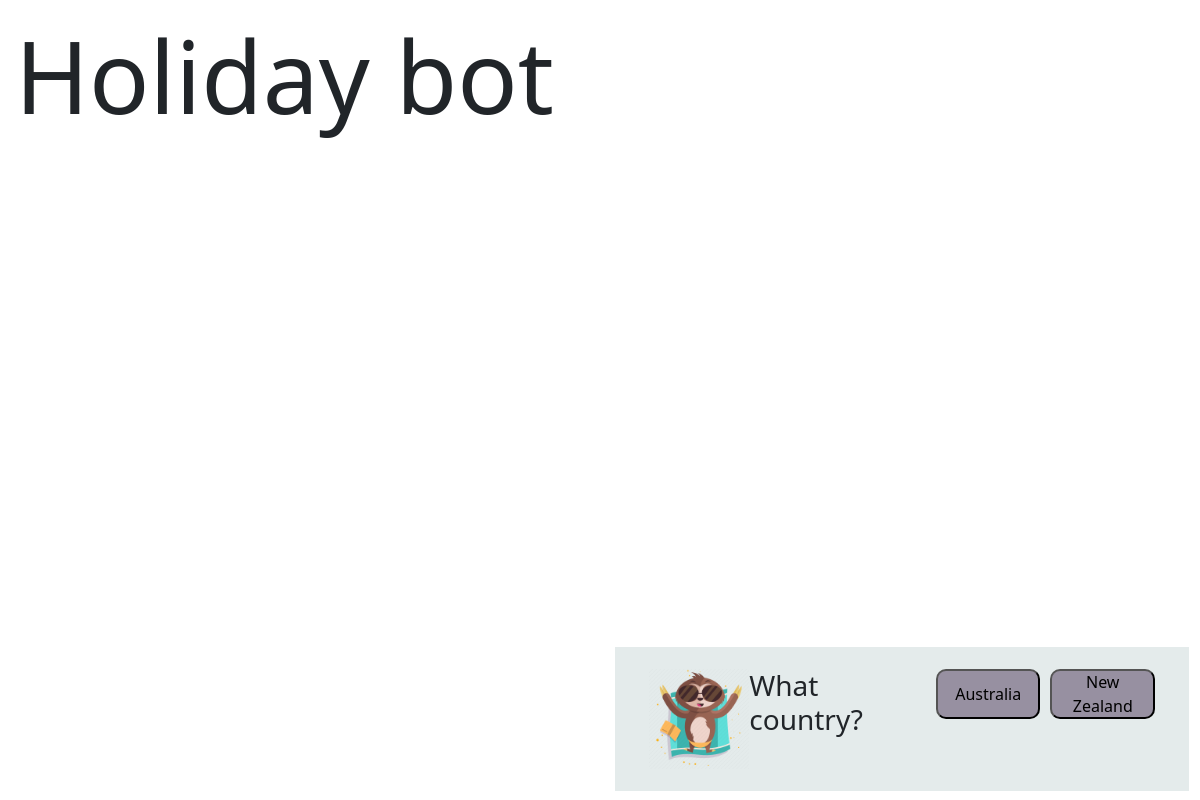
Page /australia/ on the committed database.
### holidays/models.py (models this page shows)
class AustraliaCountries(models.Model):
    ref = models.ManyToManyField(HolidayRef)
    continent = models.ManyToManyField(Continent)
    countries = models.CharField(max_length =100)
    def __str__(self):
        return self.countries

### holidays/views.py (the view)
# urls.py: path('australia/', views.australia, name="australia"),
def australia(request):
    holiday = {"countries": AustraliaCountries.objects.all()}
    return render(request, 'australia.html', holiday)

### holidays/templates/australia.html (shortened to what this page needs)
{% extends 'base.html' %}
{% load static %}
{% block CSS %}
<link rel="stylesheet" href="{% static 'main.css' %}">
{% endblock %}
{% block content %}
<div class="bot" id="bot">
    <div class="container" id="container">
        <img id="bot-image" class="bot-image" src="{% static 'monkey.png' %}">
        <h3>What country?</h3>
{% for data in countries %}
<button mat-button-update mat-raised-button color="primary" class="login" id="btn2" >{{ data }}</button>
{% endfor %}
    </div>
</div>
{% endblock %}

### holidays/static/main.css (style rules this page uses)
html, body { display: flex; margin: 0px; }
#bot { display: flex; flex-direction: row; align-items: center; display: flex; background-color: rgb(228, 235, 235); position: absolute; bottom: 9px; right: 11px; padding: 22px; flex: 1; flex-wrap: wrap; }
#container, .container { display: flex; }
.bot-image { display: flex; width: 100px; height: 100px; align-items: center; position: relative; }
.button, .login { justify-content: center; flex-direction: row; }
#btn, #btn2 { width: 22%; height: 50px; flex-wrap: nowrap; display: flex; flex-direction: row; background-color: rgba(43, 18, 58, 0.418); justify-content: center; gap: 60%; margin-left: 10px; align-items: center; border-radius: 10px; }

### rows in the picture
AustraliaCountries: countries "Australia"
AustraliaCountries: countries "New Zealand"
